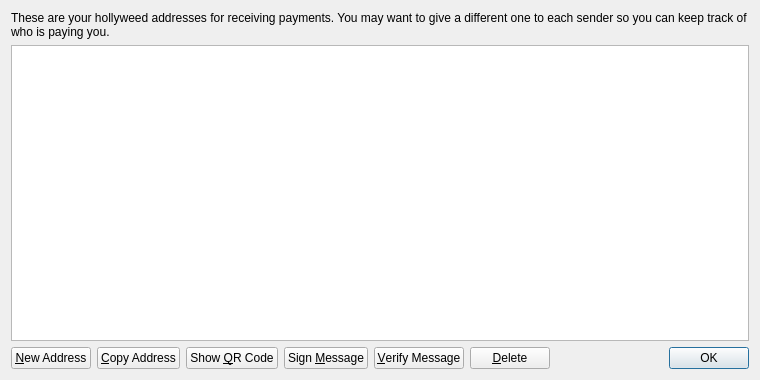
<?xml version="1.0" encoding="UTF-8"?>
<ui version="4.0">
 <class>AddressBookPage</class>
 <widget class="QWidget" name="AddressBookPage">
  <property name="geometry">
   <rect>
    <x>0</x>
    <y>0</y>
    <width>760</width>
    <height>380</height>
   </rect>
  </property>
  <property name="windowTitle">
   <string>Address Book</string>
  </property>
  <layout class="QVBoxLayout" name="verticalLayout">
   <item>
    <widget class="QLabel" name="labelExplanation">
     <property name="text">
      <string>These are your hollyweed addresses for receiving payments. You may want to give a different one to each sender so you can keep track of who is paying you.</string>
     </property>
     <property name="textFormat">
      <enum>Qt::PlainText</enum>
     </property>
     <property name="wordWrap">
      <bool>true</bool>
     </property>
    </widget>
   </item>
   <item>
    <widget class="QTableView" name="tableView">
     <property name="contextMenuPolicy">
      <enum>Qt::CustomContextMenu</enum>
     </property>
     <property name="toolTip">
      <string>Double-click to edit address or label</string>
     </property>
     <property name="tabKeyNavigation">
      <bool>false</bool>
     </property>
     <property name="alternatingRowColors">
      <bool>true</bool>
     </property>
     <property name="selectionMode">
      <enum>QAbstractItemView::SingleSelection</enum>
     </property>
     <property name="selectionBehavior">
      <enum>QAbstractItemView::SelectRows</enum>
     </property>
     <property name="sortingEnabled">
      <bool>true</bool>
     </property>
     <attribute name="verticalHeaderVisible">
      <bool>false</bool>
     </attribute>
    </widget>
   </item>
   <item>
    <layout class="QHBoxLayout" name="horizontalLayout">
     <item>
      <widget class="QPushButton" name="newAddressButton">
       <property name="toolTip">
        <string>Create a new address</string>
       </property>
       <property name="text">
        <string>&amp;New Address</string>
       </property>
       <property name="icon">
        <iconset resource="../bitcoin.qrc">
         <normaloff>:/icons/add</normaloff>:/icons/add</iconset>
       </property>
      </widget>
     </item>
     <item>
      <widget class="QPushButton" name="copyToClipboard">
       <property name="toolTip">
        <string>Copy the currently selected address to the system clipboard</string>
       </property>
       <property name="text">
        <string>&amp;Copy Address</string>
       </property>
       <property name="icon">
        <iconset resource="../bitcoin.qrc">
         <normaloff>:/icons/editcopy</normaloff>:/icons/editcopy</iconset>
       </property>
      </widget>
     </item>
     <item>
      <widget class="QPushButton" name="showQRCode">
       <property name="text">
        <string>Show &amp;QR Code</string>
       </property>
       <property name="icon">
        <iconset resource="../bitcoin.qrc">
         <normaloff>:/icons/qrcode</normaloff>:/icons/qrcode</iconset>
       </property>
      </widget>
     </item>
     <item>
      <widget class="QPushButton" name="signMessage">
       <property name="toolTip">
        <string>Sign a message to prove you own a hollyweed address</string>
       </property>
       <property name="text">
        <string>Sign &amp;Message</string>
       </property>
       <property name="icon">
        <iconset resource="../bitcoin.qrc">
         <normaloff>:/icons/edit</normaloff>:/icons/edit</iconset>
       </property>
      </widget>
     </item>
     <item>
      <widget class="QPushButton" name="verifyMessage">
       <property name="toolTip">
        <string>Verify a message to ensure it was signed with a specified hollyweed address</string>
       </property>
       <property name="text">
        <string>&amp;Verify Message</string>
       </property>
       <property name="icon">
        <iconset resource="../bitcoin.qrc">
         <normaloff>:/icons/transaction_0</normaloff>:/icons/transaction_0</iconset>
       </property>
      </widget>
     </item>
     <item>
      <widget class="QPushButton" name="deleteButton">
       <property name="toolTip">
        <string>Delete the currently selected address from the list</string>
       </property>
       <property name="text">
        <string>&amp;Delete</string>
       </property>
       <property name="icon">
        <iconset resource="../bitcoin.qrc">
         <normaloff>:/icons/remove</normaloff>:/icons/remove</iconset>
       </property>
      </widget>
     </item>
     <item>
      <spacer name="horizontalSpacer">
       <property name="orientation">
        <enum>Qt::Horizontal</enum>
       </property>
       <property name="sizeHint" stdset="0">
        <size>
         <width>40</width>
         <height>20</height>
        </size>
       </property>
      </spacer>
     </item>
     <item>
      <widget class="QDialogButtonBox" name="buttonBox">
       <property name="sizePolicy">
        <sizepolicy hsizetype="Maximum" vsizetype="Fixed">
         <horstretch>0</horstretch>
         <verstretch>0</verstretch>
        </sizepolicy>
       </property>
       <property name="standardButtons">
        <set>QDialogButtonBox::Ok</set>
       </property>
      </widget>
     </item>
    </layout>
   </item>
  </layout>
 </widget>
 <resources>
  <include location="../bitcoin.qrc"/>
 </resources>
 <connections/>
</ui>
